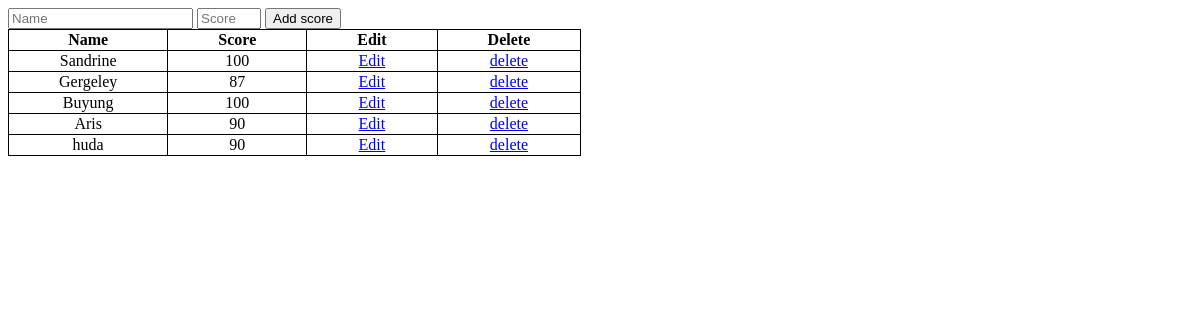
Before: / with the older database file.
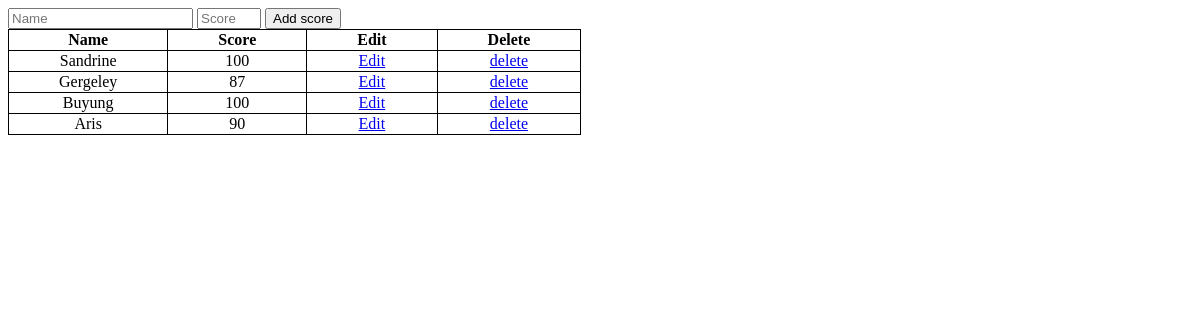
After: the same page with the newer database file.
### tables this page shows
CREATE TABLE "score" (
	"id"	INTEGER NOT NULL,
	"name"	TEXT NOT NULL,
	"score"	INTEGER NOT NULL,
	PRIMARY KEY("id" AUTOINCREMENT)
);

### app.py (the view)
@app.route("/", methods=["GET", "POST"])
def index():
    if request.method == "POST":
        name = request.form.get("name")
        score = request.form.get("score")
        db.execute("INSERT INTO score (name, score) VALUES(?, ?)", name, score)
        return redirect("/")
    else:
        score = db.execute("SELECT * FROM score")
        return render_template("index.html", score=score)

### templates/index.html (shortened to what this page needs)
<!DOCTYPE html>
<html lang="en">
<head>
</head>
<body>
    <form action="/" method="POST">
        <input name="name" placeholder="Name" type="text">
        <input name="score" placeholder="Score" type="number" min="0" max="100">
        <input type="submit" value="Add score">
    </form>
    <table>
        <tr>
            <th>Name</th>
            <th>Score</th>
            <th>Edit</th>
            <th>Delete</th>
        </tr>
        {% for student in score %}
            <tr>
                <td>{{student.name}}</td>
                <td>{{student.score}}</td>
                <td>
                    <a href="/edit/{{ student['id'] }}">Edit</a>
                </td>
                <td>
                    <a href="/delete/{{ student['id'] }}"
                    onclick="return confirm('apakah anda yakin akan menghapus');">delete</a>
                </td>
            </tr>
        {% endfor %}
    </table>
</body>
</html>

### templates/index.html (style rules this page uses)
table, th, td { border: 1px solid black; border-collapse: collapse; text-align: center; padding-left: 50px; padding-right: 50px; }

Changed rows visible on the page:
removed score: name "huda", score "90"
